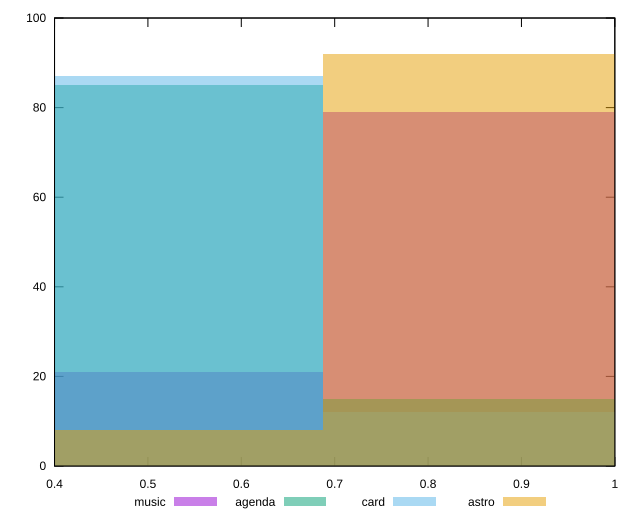

The gnuplot source for this figure:
reset

$music <<EOF
0.9167725932750131 79
0.4583862966375066 21
EOF

$agenda <<EOF
0.4583862966375066 85
0.9167725932750131 15
EOF

$card <<EOF
0.4583862966375066 87
0.9167725932750131 12
EOF

$astro <<EOF
0.4583862966375066 8
0.9167725932750131 92
EOF

set key outside below
set boxwidth 0.4583862966375066
set xrange [0.4:1]
set yrange [0:100]
set trange [0:100]
set style fill transparent solid 0.5 noborder
set terminal svg size 640, 520 enhanced background rgb 'white'
set output "report/report_00029_2021-02-24T13-36-40.390Z/uses-http2/comparison/histogram/all_score.svg"

plot $music title "music" with boxes, \
     $agenda title "agenda" with boxes, \
     $card title "card" with boxes, \
     $astro title "astro" with boxes

reset
